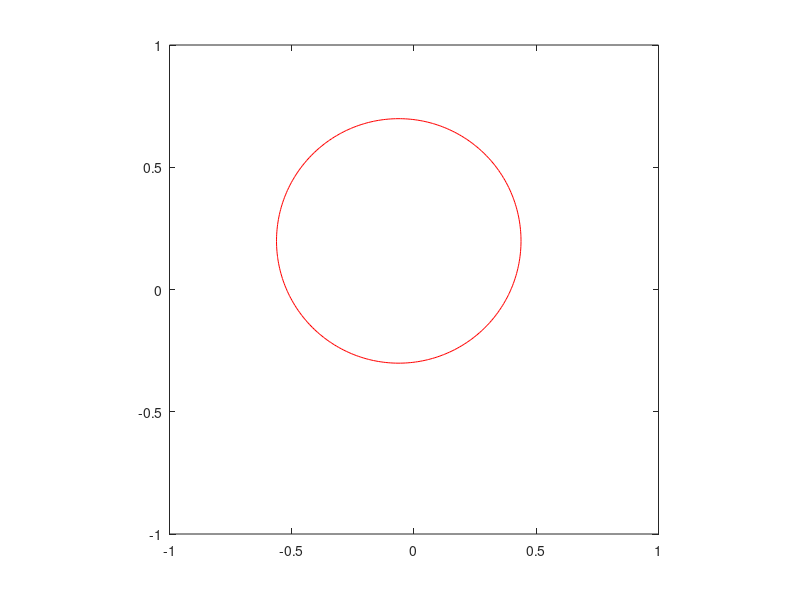

Recreate this plot in MATLAB. (Note: this script raises an error after producing the figure.)
% Level Set Functions for Certain Shapes
%
% Two dimensional level method for a prescribed
% velocity field based on upwinding
%
clear all
close all
N=200;         % number of grid points in one direction
numc=1;        % number of circles for the initial condition
R1=.5;         % initial radius of circles
h=2/(N-1);     % grid spacing
dt=.1*h;       % time step
tfin=2;       % total simulation time
nit=tfin/dt;   % number of time steps
x=-1:h:1;
y=x;
[X,Y]=meshgrid(x);
%
%
%   Initialize the level set function
%   Union of numc randomly located circles
a1=2*(1-R1-h)*rand-(1-R1-h);
b1=2*(1-R1-h)*rand-(1-R1-h);
phi=((X-a1).*(X-a1)+(Y-b1).*(Y-b1)).^.5-R1;
for k=1:numc-1
    a1=2*(1-R1-h)*rand-(1-R1-h);
    b1=2*(1-R1-h)*rand-(1-R1-h);
    phi1=((X-a1).*(X-a1)+(Y-b1).*(Y-b1)).^.5-R1;
    phi=min(phi,phi1);
end
figure(1)
contour(X,Y,phi,[0,0],'r');
axis([-1 1 -1 1])
axis('square')
%
%   Initialize the velocity field
u=-cos(pi*(x+1/2))*sin(3*pi/8*Y);
v= sin(pi*(x+1/2))*cos(3*pi/8*Y);
%
%      arrays for the periodic boundary conditions
for i=1:N
    ip(i)=i+1;
    im(i)=i-1;
end
im(1)=N;
ip(N)=1;
%
%      begin simulation loop
for iter=1:nit
    for i=1:N
        for j=1:N
            dmx=(phi(i,j)-phi(im(i),j))/h;                     % x backward difference
            dpx=(phi(ip(i),j)-phi(i,j))/h;                     % x forward difference
            dmy=(phi(i,j)-phi(i,im(j)))/h;                     % y backward difference
            dpy=(phi(i,ip(j))-phi(i,j))/h;                     % y forward difference
            convx=max(u(i,j),0)*dmx+min(u(i,j),0)*dpx;
            convy=max(v(i,j),0)*dmy+min(v(i,j),0)*dpy;
            phin(i,j)=phi(i,j)-(convx+convy)*dt;         % advance by dt
        end
    end
    phi=phin;                                             % update
    %
    %         Plotting
    contour(X,Y,phi,[0,0],'r');
    axis([-1 1 -1 1])
    axis('square')
    pause(.001)
end